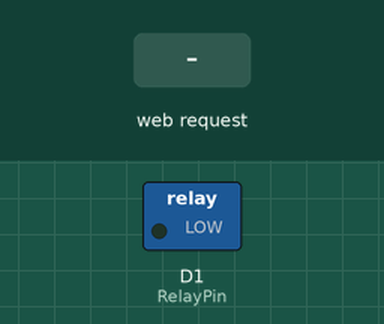
Simulated run of this sketch. Board: ESP8266 (Wemos D1 mini). Shown: switched loads named in the sketch (green lamp = pin HIGH). The test bench sets the inputs (shaded band). WiFi joins after 1.5 s; servers stay silent unless stated; what the sketch prints to the serial monitor is not drawn.

Above: at 2.7 s.
2.8 s: HTTP request GET /Relay=ON received
At 3.7 s:
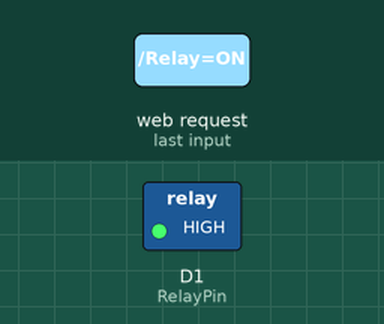
4.3 s: HTTP request GET /Relay=OFF received
At 4.8 s:
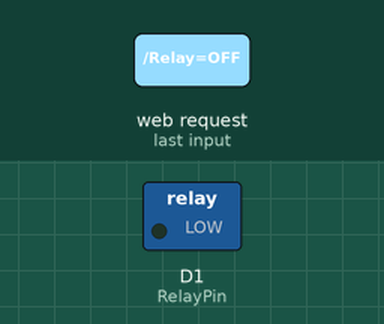
Timing chart, 0 to 7.3 s (numbered marks = the images above; inputs shaded):
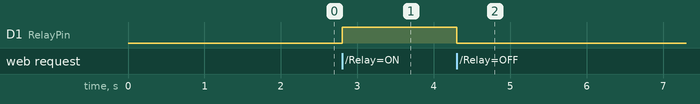

Measured:
- after the input at 2.8 s, D1 (RelayPin): LOW → HIGH at once
- after the input at 4.3 s, D1 (RelayPin): HIGH → LOW at once

The sketch:

Wemosiotswitch.ino
```cpp
//https://www.youtube.com/c/SidsEClassroom

#include <ESP8266WiFi.h>
#include <ESP8266mDNS.h>
#include <WiFiUdp.h>

const char* ssid = "******";             //Set your wifi network name(ssid)
const char* password = "*******";                //Set your router password

int RelayPin = D1;          //Relay Shield is controlled by pin D1
WiFiServer server(80);

void setup() {
  Serial.begin(115200); //change according to your com port baud rate
  delay(10);


  pinMode(RelayPin, OUTPUT);
  digitalWrite(RelayPin, LOW);

  // Connect to WiFi network
  Serial.println();
  Serial.println();
  Serial.print("Connecting to ");
  Serial.println(ssid);

  WiFi.mode(WIFI_STA);
  WiFi.begin(ssid, password);

  while (WiFi.status() != WL_CONNECTED) {
    delay(500);
    Serial.print(".");
  }
  Serial.println("");
  Serial.println("WiFi connected");

  // Start the server
  server.begin();
  Serial.println("Server started");

  // Print the IP address
  Serial.print("Use this URL : ");
  Serial.print("http://");
  Serial.print(WiFi.localIP());
  Serial.println("/");
}


void loop() {


  // Check for an active client
  WiFiClient client = server.available();
  if (!client) {
    return;
  }

  // Wait until client responds
  Serial.println("new client");
  while(!client.available()){
    delay(1);
  }

  // Read client request
  String request = client.readStringUntil('\r');
  Serial.println(request);
  client.flush();

  // Match the request

  int value = LOW;
  if (request.indexOf("/Relay=ON") != -1) {
    digitalWrite(RelayPin, HIGH);
    value = HIGH;
  }
  if (request.indexOf("/Relay=OFF") != -1){
    digitalWrite(RelayPin, LOW);
    value = LOW;
  }


  // Return the client response
  client.println("HTTP/1.1 200 OK");
  client.println("Content-Type: text/html");
  client.println(""); //  do not forget this one
  client.println("<!DOCTYPE HTML>");
  client.println("<html>");

  client.print("Relay pin is now: ");

  if(value == HIGH) {
    client.print("On");
  } else {
    client.print("Off");
  }
  client.println("<br><br>");
  client.println("Click <a href=\"/Relay=ON\">here</a> to turn the Relay ON<br>");
  client.println("Click <a href=\"/Relay=OFF\">here</a> to turn the Relay OFF<br>");
  client.println("</html>");

  delay(1);
  Serial.println("Client disconnected");
  Serial.println("");

}
```
